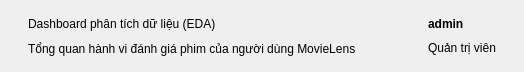
        <widget class="QFrame" name="frameHeader">
         <property name="minimumSize">
          <size>
           <width>0</width>
           <height>72</height>
          </size>
         </property>
         <property name="maximumSize">
          <size>
           <width>16777215</width>
           <height>72</height>
          </size>
         </property>
         <layout class="QHBoxLayout" name="horizontalLayoutHeader">
          <property name="spacing">
           <number>10</number>
          </property>
          <property name="leftMargin">
           <number>28</number>
          </property>
          <property name="topMargin">
           <number>12</number>
          </property>
          <property name="rightMargin">
           <number>28</number>
          </property>
          <property name="bottomMargin">
           <number>12</number>
          </property>
          <item>
           <layout class="QVBoxLayout" name="verticalLayoutPageTitle">
            <property name="spacing">
             <number>2</number>
            </property>
            <property name="leftMargin">
             <number>0</number>
            </property>
            <property name="topMargin">
             <number>0</number>
            </property>
            <property name="rightMargin">
             <number>0</number>
            </property>
            <property name="bottomMargin">
             <number>0</number>
            </property>
            <item>
             <widget class="QLabel" name="labelPageTitle">
              <property name="text">
               <string>Dashboard phân tích dữ liệu (EDA)</string>
              </property>
              <property name="role" stdset="0">
               <string notr="true">pageTitle</string>
              </property>
             </widget>
            </item>
            <item>
             <widget class="QLabel" name="labelPageSub">
              <property name="text">
               <string>Tổng quan hành vi đánh giá phim của người dùng MovieLens</string>
              </property>
              <property name="role" stdset="0">
               <string notr="true">muted</string>
              </property>
             </widget>
            </item>
           </layout>
          </item>
          <item>
           <spacer name="horizontalSpacer">
            <property name="orientation">
             <enum>Qt::Horizontal</enum>
            </property>
            <property name="sizeHint" stdset="0">
             <size>
              <width>20</width>
              <height>20</height>
             </size>
            </property>
           </spacer>
          </item>
          <item>
           <widget class="QLabel" name="labelAvatar">
            <property name="minimumSize">
             <size>
              <width>32</width>
              <height>32</height>
             </size>
            </property>
            <property name="maximumSize">
             <size>
              <width>32</width>
              <height>32</height>
             </size>
            </property>
            <property name="text">
             <string/>
            </property>
            <property name="pixmap">
             <pixmap>../images/ic_avatar_dark.png</pixmap>
            </property>
            <property name="scaledContents">
             <bool>true</bool>
            </property>
           </widget>
          </item>
          <item>
           <layout class="QVBoxLayout" name="verticalLayoutAdmin">
            <property name="spacing">
             <number>0</number>
            </property>
            <property name="leftMargin">
             <number>0</number>
            </property>
            <property name="topMargin">
             <number>0</number>
            </property>
            <property name="rightMargin">
             <number>0</number>
            </property>
            <property name="bottomMargin">
             <number>0</number>
            </property>
            <item>
             <widget class="QLabel" name="labelAdminName">
              <property name="text">
               <string>admin</string>
              </property>
              <property name="styleSheet">
               <string notr="true">font-weight: 700;</string>
              </property>
             </widget>
            </item>
            <item>
             <widget class="QLabel" name="labelAdminRole">
              <property name="text">
               <string>Quản trị viên</string>
              </property>
              <property name="role" stdset="0">
               <string notr="true">muted</string>
              </property>
             </widget>
            </item>
           </layout>
          </item>
         </layout>
        </widget>
